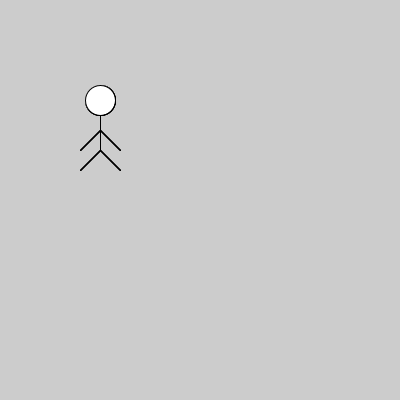
Frame 1 (no input)
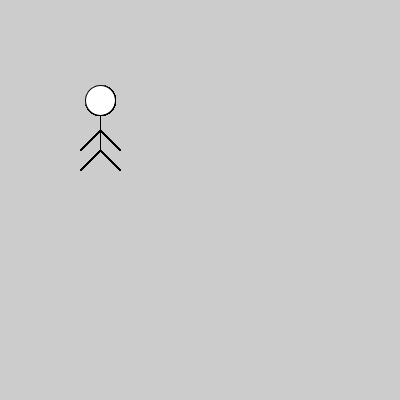
Frame 60 (the mouse pressed at the canvas centre just before this capture)
Frame 120 (the mouse held since frame 60 and released just before this capture): identical to frame 60, image omitted

The Processing sketch that drew these frames (run headless with seeded random() and noise(); from frame 60 on, the mouse is pressed at the canvas centre):

// Processing sketch: funcion_persona_fija
// ── funcion_persona_fija.pde

void setup() {
  size(400, 400);
}
void draw() {
  dibujarPersonaUbicadaEn100100();
  dibujarPersonaUbicadaEn100100();
  dibujarPersonaUbicadaEn100100();
  dibujarPersonaUbicadaEn100100();
  dibujarPersonaUbicadaEn100100();
}

// ── funciones.pde

void dibujarPersonaUbicadaEn100100() {
  line(100, 100, 100, 150); //Cuerpo
  ellipse(100, 100, 30, 30); //Cabeza
  line(100, 150, 120, 170); //Pierna Izq
  line(100, 150, 80, 170); //Pierna Der
  line(100, 130, 120, 150); //Mano Izq
  line(100, 130, 80, 150); //Mano Der
}
